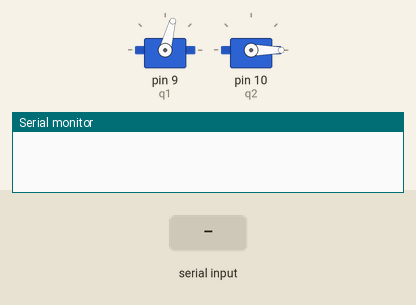
Recording of a sketch running on a simulated Arduino Uno, built with avr-gcc and run on an emulated ATmega328P. On the bench: 2 × servo, the last lines printed to the serial monitor. The test bench sets the inputs (shaded band).

Above: at 1.2 s.
1.3 s: ",\n" received over Serial
At 1.8 s:
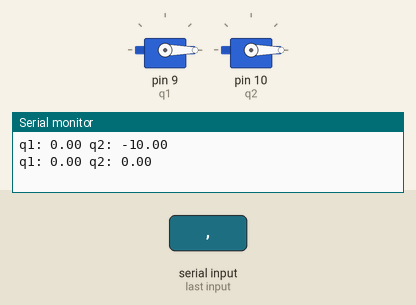
Timing chart, 0 to 4.3 s (numbered marks = the images above; inputs shaded):
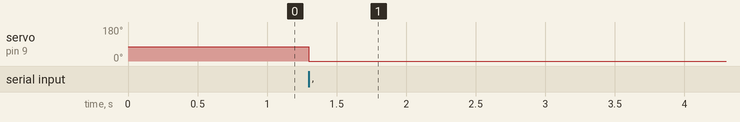

Measured:
- after the input at 1.3 s, servo on pin 9 (q1): 75° → 0° at once

The sketch:

code_finalv2.ino
```cpp
#include <Servo.h>

Servo q1;  // create servo object to control a servo
Servo q2;  // create servo object to control a servo

float q1_angle;
float q2_angle;
int joint;

bool q1_ready;
bool q2_ready;
int delay_time;

bool once;
void setup() {
  // put your setup code here, to run once:
  Serial.begin(115200);
  q1.attach(9);  // attaches the servo on pin 9 to the servo object
  q2.attach(10);
  q1_angle = 75; //centers at zero
  q2_angle = -10;
  q1.write(q1_angle);
  q2.write(q2_angle);
  q1_ready = true;
  q2_ready = true;
  delay_time = 10;
  joint = 1; //everytime you read a new line or a command, iterate the loop. mod 2
  once = true;
}

//make delay propotional to distance

void loop() {
    static char buffer[32];
    static size_t pos;

    if (Serial.available()) {
        char c = Serial.read();
        if ((c == '\n') || (c == ','))  {  // on end of line, parse the number

            buffer[pos] = '\0';
            float value = atof(buffer);


            if (joint == 1){
               q1_angle = value;
               q1_ready = false;
            }
             if (joint == 2){
               q2_angle = value;
               q2_ready = false;
            }
            pos = 0;

            joint = joint%2 + 1;
            Serial.print("q1: ");
            Serial.print(q1_angle);
            Serial.print(" q2: ");
            Serial.println(q2_angle);

            q1.write(q1_angle);
            q2.write(q2_angle);

        } else if (pos < sizeof buffer - 1) {  // otherwise, buffer it
            buffer[pos++] = c;
        }
    }

if (!q1_ready && !q2_ready){
    if (once){
      delay(5000); //rest n starting positon
      once = false;
    }
    q1_ready = true;
    Serial.println("q1_ready");
    q2_ready = true;
    Serial.println("q2_ready");

}
}
```
